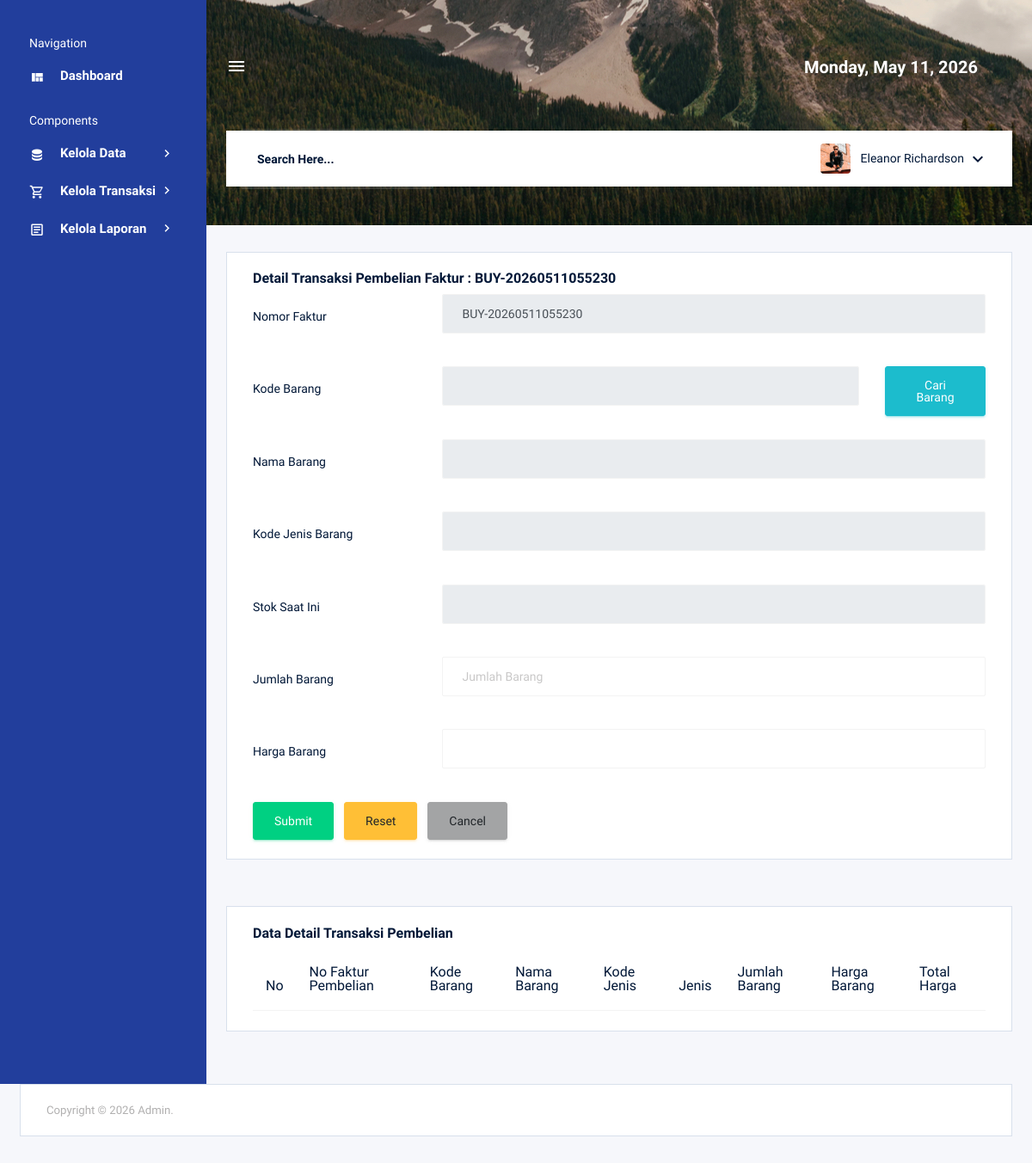
The page /admin/detail_pembelian.php?no_pembelian=BUY-20260511055230 (signed in) on the database as committed earlier.
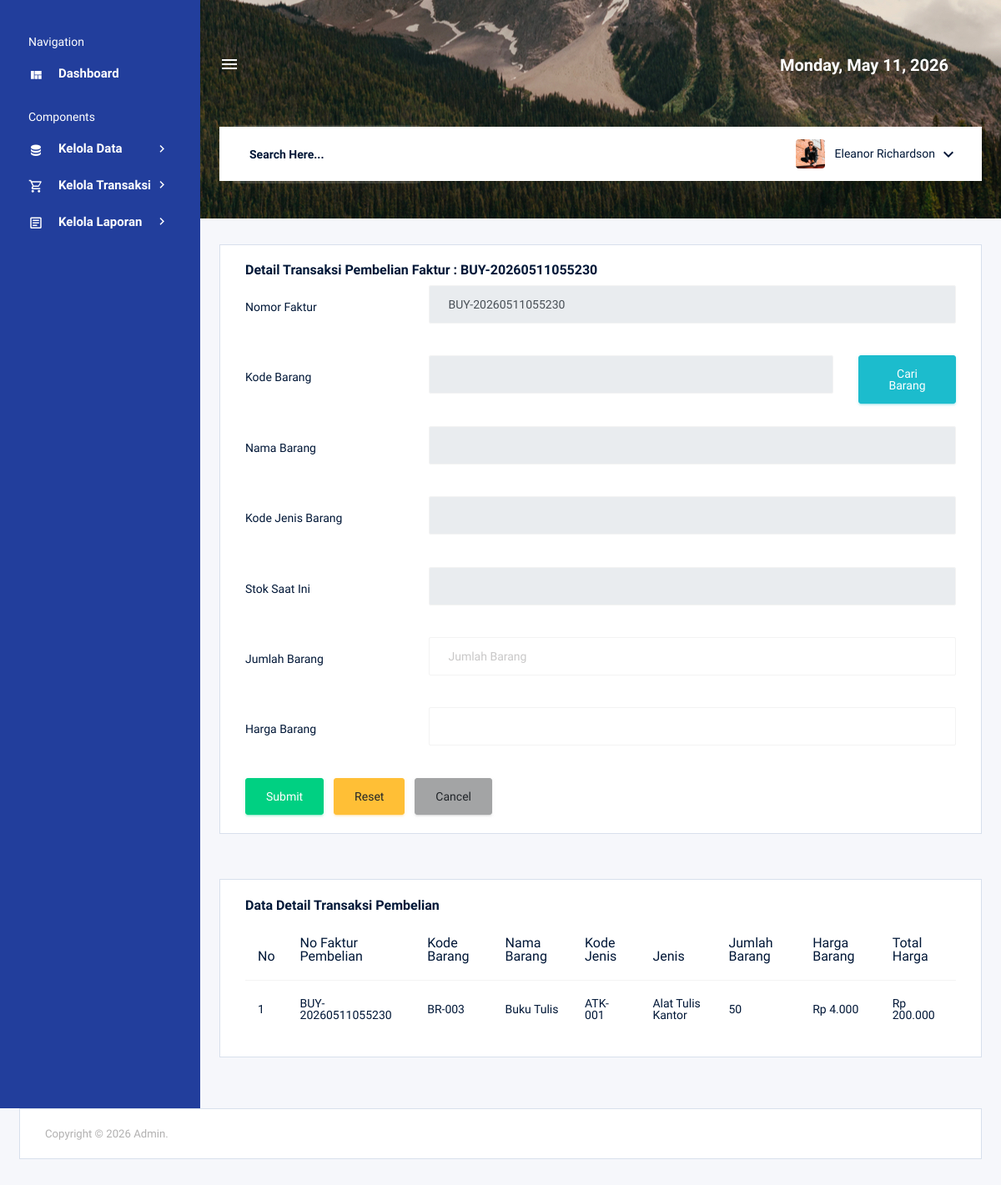
The same page on the database as committed later.
### tables this page shows
CREATE TABLE `detail_pembelian` (
  `no_item` int(100) NOT NULL,
  `no_pembelian` varchar(100) DEFAULT NULL,
  `kd_barang` varchar(100) DEFAULT NULL,
  `kode_jenis` varchar(20) DEFAULT NULL,
  `jumlah_barang` int(30) DEFAULT NULL,
  `harga_barang` int(30) DEFAULT NULL,
  `total_harga` int(100) DEFAULT NULL
);

CREATE TABLE `tb_barang` (
  `kd_barang` varchar(100) NOT NULL,
  `kode_jenis` varchar(20) DEFAULT NULL,
  `nama_barang` varchar(255) DEFAULT NULL,
  `stok` int(11) DEFAULT NULL,
  `harga_beli` int(11) DEFAULT NULL,
  `harga_jual` int(11) DEFAULT NULL,
  `gambar_produk` text DEFAULT NULL
);

CREATE TABLE `tb_jenis` (
  `kode_jenis` varchar(20) NOT NULL,
  `jenis` varchar(50) DEFAULT NULL,
  `satuan` varchar(30) DEFAULT NULL
);

### admin/detail_pembelian.php (the view, shortened to what the changed rows need)
<?php
include '../koneksi.php';
$no_pembelian = $_GET['no_pembelian'];
?>
<!DOCTYPE html>
<html lang="en">
<?php include 'elements/header.php'; ?>
<body>
    <div class="container-scroller d-flex">
        <div class="container-fluid page-body-wrapper">
            <?php include 'elements/navbar.php'; ?>
            <div class="main-panel">
                <div class="content-wrapper">
                    <div class="row">
                        <div class="col-lg-12 grid-margin stretch-card">
                            <div class="card">
                                <div class="card-body">
                                    <div class="table-responsive">
                                        <table class="table table-hover">
                                            <thead>
                                                <tr>
                                                    <th>No</th>
                                                    <th>No Faktur Pembelian</th>
                                                    <th>Kode Barang</th>
                                                    <th>Nama Barang</th>
                                                    <th>Kode Jenis</th>
                                                    <th>Jenis</th>
                                                    <th>Jumlah Barang</th>
                                                    <th>Harga Barang</th>
                                                    <th>Total Harga</th>
                                                </tr>
                                            </thead>
                                            <tbody>
                                                <?php
                                                $query = mysqli_query($koneksi, "SELECT dp.*, b.nama_barang, j.jenis FROM detail_pembelian dp LEFT JOIN tb_barang b ON dp.kd_barang = b.kd_barang LEFT JOIN tb_jenis j ON dp.kode_jenis = j.kode_jenis WHERE dp.no_pembelian='$no_pembelian'");
                                                $no = 1;
                                                while ($data = mysqli_fetch_array($query)) {
                                                ?>
                                                    <tr>
                                                        <td><?php echo $no++; ?></td>
                                                        <td><?php echo $data['no_pembelian']; ?></td>
                                                        <td><?php echo $data['kd_barang']; ?></td>
                                                        <td><?php echo $data['nama_barang']; ?></td>
                                                        <td><?php echo $data['kode_jenis']; ?></td>
                                                        <td><?php echo $data['jenis']; ?></td>
                                                        <td><?php echo $data['jumlah_barang']; ?></td>
                                                        <td>Rp <?php echo number_format($data['harga_barang'], 0, ',', '.'); ?></td>
                                                        <td>Rp <?php echo number_format($data['total_harga'], 0, ',', '.'); ?></td>
                                                    </tr>
                                                <?php } ?>
                                            </tbody>
                                        </table>
                                    </div>
                                </div>
                            </div>
                        </div>
                    </div>
                </div>
            </div>
        </div>
    </div>
</body>
</html>

Rows that differ between the two databases and show on the page:
added detail_pembelian: no_pembelian "BUY-20260511055230", kd_barang "BR-003", kd_barang.nama_barang "Buku Tulis", kode_jenis "ATK-001", kode_jenis.jenis "Alat Tulis Kantor", jumlah_barang "50", harga_barang "4.000", total_harga "200.000"
